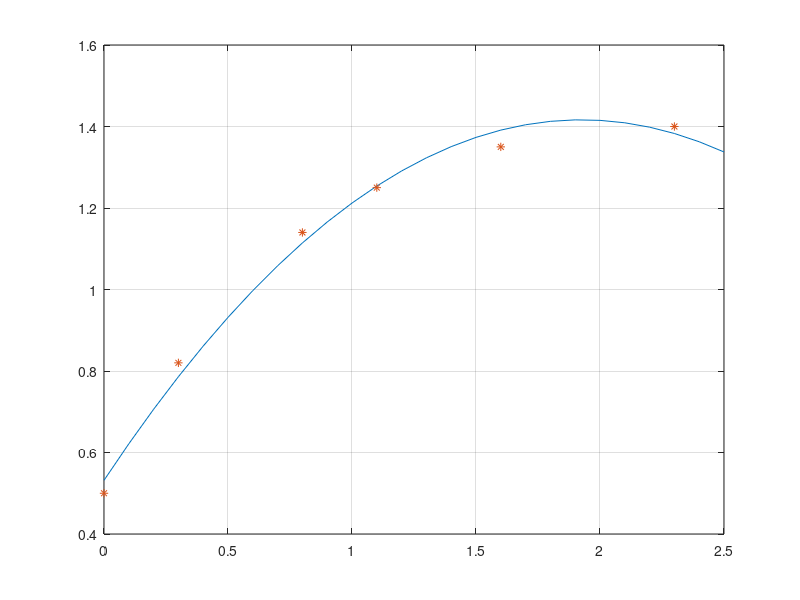

Reproduce this figure in MATLAB.
x=[0,0.3,0.8,1.1,1.6,2.3]';
y=[0.5,0.82,1.14,1.25,1.35,1.40]';

A=[ones(size(x)) x x.^2];
%solutia acestui sistem este data de urmatoarea comanda
X=A\y
%realizam in continuare si reprezentarea grafica
T=(0:0.1:2.5)';
Y=[ones(size(T)) T T.^2]*X;
plot(T,Y,'-',x,y,'*')
grid on